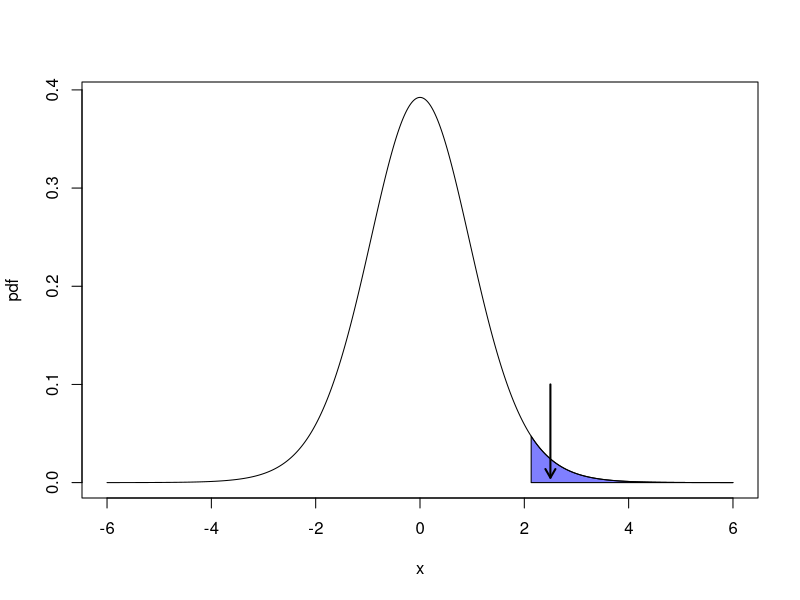

The R script that drew this image:
# https://r-coder.com/exponential-distribution-r/#The_exponential_distribution

t_area <- function(rate = 15, lb, ub, acolor = "lightgray", ...) {
    x <- seq(-6, 6, 0.01) 
    
    if (missing(lb)) {
       lb <- min(x)
    }
    if (missing(ub)) {
        ub <- max(x)
    }

    x2 <- seq(lb, ub, length = 100)    
    # you can change df = rate
    plot(x, dt(x, df = 15), type = "n", xlab = "x", ylab = "pdf")
    
    y <- dt(x2, df = 15)
    polygon(c(lb, x2, ub), c(0, y, 0), col = acolor)
    lines(x, dt(x, df = 15), type = "l", ...)
}


# plot the area:
p <- t_area(rate = 15, lb = 2.131, ub = 6, acolor = rgb(0, 0, 1, alpha = 0.5))
arrows(2.5, 0.1, 2.5, 0.005, length = 0.1, lwd = 2)
text(2.5, 0.12, "2.5%", srt = 90, col = "white", cex = 1.2)
